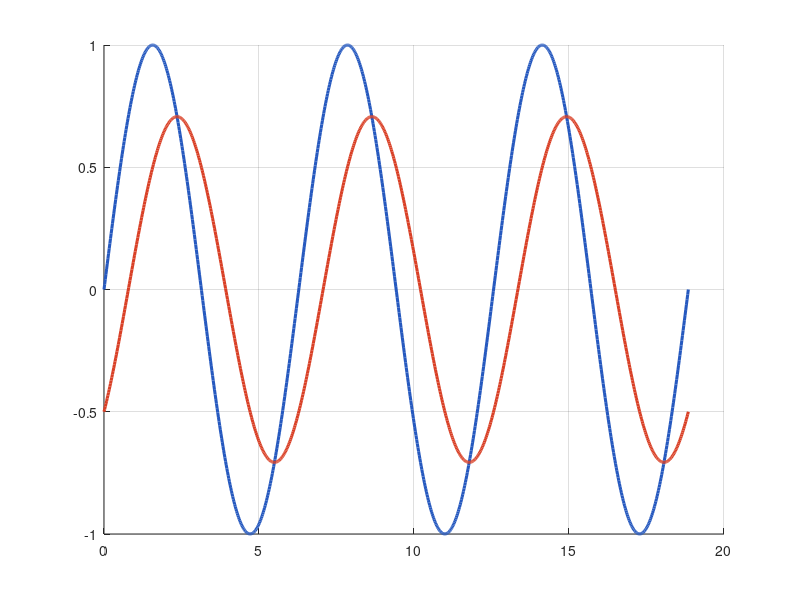

This figure's MATLAB source: (Note: this script raises an error after producing the figure.)
function dg_sine_io(G, w)
%DG_SINE_IO  "사인을 넣으면 사인이 나온다" 를 한 장으로 보여 준다
%
%   dg_sine_io()            기본 예제 G = 1/(s+1), w = 1 rad/s
%   dg_sine_io(G, w)        원하는 시스템과 주파수로
%
%   왜 이 그림이 필요한가
%     주파수응답을 처음 배울 때 학생이 가장 안 믿는 것이 이 사실입니다.
%
%       선형 시불변 시스템에 사인을 넣으면
%       **같은 주파수의 사인**이 나온다. 달라지는 것은 크기와 위상뿐이다.
%
%     보드 선도는 이 "크기비" 와 "위상차" 를 주파수마다 모아 놓은 것에 지나지
%     않습니다. 그러니 이 그림 하나가 8주차 전체의 출발점입니다.
%
%   그림에 나오는 것
%     위   - 입력 사인과 출력 사인을 같은 축에 겹쳐 그린다
%     아래 - 크기비 |G(jw)| 와 위상차 angle(G(jw)) 를 화살표로 표시
%
%   See also DG_MARGIN, BODE
%
%   제어시스템설계 | 충남대학교 자율운항시스템공학과

if nargin < 1 || isempty(G), G = tf(1, [1 1]); end
if nargin < 2 || isempty(w), w = 1;            end

%% 크기비와 위상차 (이것이 곧 주파수응답)
Gjw   = freqresp(G, w);
mag   = abs(Gjw);
phdeg = rad2deg(angle(Gjw));
tlag  = -deg2rad(phdeg)/w;          % 위상지연을 시간지연으로 환산 [s]

%% 정상상태 구간만 본다
Tper = 2*pi/w;
t    = linspace(0, 3*Tper, 900)';
u    = sin(w*t);
y    = mag*sin(w*t + deg2rad(phdeg));

ax = axes(figure('Color','w','Position',[100 100 760 420]));
hold(ax, 'on'); grid(ax, 'on');

plot(t, u, 'LineWidth', 2.2, 'Color', [0.15 0.35 0.75]);
plot(t, y, 'LineWidth', 2.2, 'Color', [0.85 0.25 0.15]);
yline(0, 'k-');

%% 서로 대응하는 꼭짓점 한 쌍을 고른다
tu = Tper/4;                 % 입력이 처음 꼭짓점에 닿는 시각
tp = tu + tlag;              % 출력의 대응하는 꼭짓점 (위상지연만큼 늦다)

%% 크기비를 세로 막대로
plot([tp tp], [0 mag], '-', 'Color', [0.85 0.25 0.15], 'LineWidth', 2.4);
plot(tp, mag, 'o', 'MarkerSize', 8, 'LineWidth', 2, ...
     'MarkerEdgeColor', [0.85 0.25 0.15]);
plot([tu tu], [0 1], '-', 'Color', [0.15 0.35 0.75], 'LineWidth', 2.4);
text(tp + 0.30*Tper, 0.98, sprintf('크기비 |G| = %.3f', mag), ...
     'FontSize', 11, 'FontWeight','bold', 'Color', [0.85 0.25 0.15], ...
     'HorizontalAlignment','left');

%% 위상차를 시간지연으로
yb = 1.28;
plot([tu tp], [yb yb], 'k-', 'LineWidth', 1.4);
plot([tu tu], [yb-0.08 yb+0.08], 'k-', 'LineWidth', 1.4);
plot([tp tp], [yb-0.08 yb+0.08], 'k-', 'LineWidth', 1.4);
text(tp + 0.06*Tper, yb, sprintf('%.1f도 늦는다  (= %.3f 초)', phdeg, tlag), ...
     'HorizontalAlignment','left', 'FontSize', 11, 'FontWeight','bold');

xlabel('시간 [s]'); ylabel('신호');
ylim([-1.35 1.75]);
legend({'입력  sin(\omega t)', '출력'}, 'Location','southeast');
title(sprintf('사인을 넣으면 사인이 나온다  (\\omega = %.3g rad/s)', w), ...
      'FontSize', 12, 'FontWeight', 'bold');
subtitle('달라지는 것은 크기와 위상뿐. 이 둘을 주파수마다 모으면 보드 선도가 된다', ...
         'FontSize', 10, 'Color', [0.45 0.45 0.45]);
end
